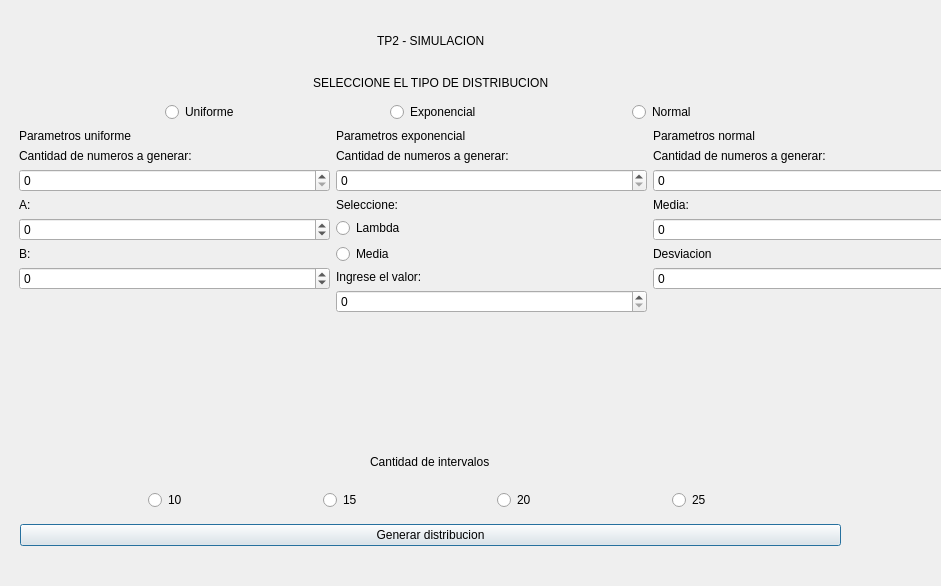
<?xml version="1.0" encoding="UTF-8"?>
<ui version="4.0">
 <class>Dialog</class>
 <widget class="QDialog" name="Dialog">
  <property name="geometry">
   <rect>
    <x>0</x>
    <y>0</y>
    <width>941</width>
    <height>586</height>
   </rect>
  </property>
  <property name="windowTitle">
   <string>Dialog</string>
  </property>
  <widget class="QWidget" name="verticalLayoutWidget_5">
   <property name="geometry">
    <rect>
     <x>20</x>
     <y>520</y>
     <width>821</width>
     <height>31</height>
    </rect>
   </property>
   <layout class="QVBoxLayout" name="layout_v_btn_generar">
    <item>
     <widget class="QPushButton" name="btn_generar">
      <property name="text">
       <string>Generar distribucion</string>
      </property>
     </widget>
    </item>
   </layout>
  </widget>
  <widget class="QWidget" name="gridLayoutWidget">
   <property name="geometry">
    <rect>
     <x>19</x>
     <y>129</y>
     <width>945</width>
     <height>301</height>
    </rect>
   </property>
   <layout class="QGridLayout" name="grid_params">
    <item row="0" column="1">
     <layout class="QGridLayout" name="grid_params_exponencial">
      <item row="2" column="0">
       <widget class="QSpinBox" name="spn_box_cant_nros_expo">
        <property name="maximum">
         <number>1000000</number>
        </property>
       </widget>
      </item>
      <item row="6" column="0">
       <widget class="QLabel" name="lbl_media_lambda_expo">
        <property name="text">
         <string>Ingrese el valor:</string>
        </property>
       </widget>
      </item>
      <item row="7" column="0">
       <widget class="QSpinBox" name="spn_box_media_lambda_expo">
        <property name="maximum">
         <number>999999999</number>
        </property>
       </widget>
      </item>
      <item row="4" column="0">
       <widget class="QRadioButton" name="rd_btn_lambda_expo">
        <property name="text">
         <string>Lambda</string>
        </property>
       </widget>
      </item>
      <item row="0" column="0">
       <widget class="QLabel" name="lbl_params_expo">
        <property name="text">
         <string>Parametros exponencial</string>
        </property>
       </widget>
      </item>
      <item row="5" column="0">
       <widget class="QRadioButton" name="rd_btn_media_expo">
        <property name="text">
         <string>Media</string>
        </property>
       </widget>
      </item>
      <item row="1" column="0">
       <widget class="QLabel" name="lbl_cant_nrs_expo">
        <property name="text">
         <string>Cantidad de numeros a generar:</string>
        </property>
       </widget>
      </item>
      <item row="3" column="0">
       <widget class="QLabel" name="lbl_selec_media_lambda_expo">
        <property name="text">
         <string>Seleccione:</string>
        </property>
       </widget>
      </item>
      <item row="8" column="0">
       <spacer name="verticalSpacer_2">
        <property name="orientation">
         <enum>Qt::Vertical</enum>
        </property>
        <property name="sizeHint" stdset="0">
         <size>
          <width>20</width>
          <height>40</height>
         </size>
        </property>
       </spacer>
      </item>
     </layout>
    </item>
    <item row="0" column="0">
     <layout class="QGridLayout" name="grid_params_uniforme">
      <item row="4" column="0">
       <widget class="QSpinBox" name="spn_box_cant_nros_unif">
        <property name="maximum">
         <number>1000000</number>
        </property>
       </widget>
      </item>
      <item row="12" column="0">
       <spacer name="verticalSpacer">
        <property name="orientation">
         <enum>Qt::Vertical</enum>
        </property>
        <property name="sizeHint" stdset="0">
         <size>
          <width>20</width>
          <height>40</height>
         </size>
        </property>
       </spacer>
      </item>
      <item row="3" column="0">
       <widget class="QLabel" name="lbl_cant_nros_unif">
        <property name="text">
         <string>Cantidad de numeros a generar:</string>
        </property>
       </widget>
      </item>
      <item row="6" column="0">
       <widget class="QSpinBox" name="spn_box_a_unif">
        <property name="minimum">
         <number>-999999999</number>
        </property>
        <property name="maximum">
         <number>999999999</number>
        </property>
       </widget>
      </item>
      <item row="0" column="0">
       <widget class="QLabel" name="lbl_parma_unif">
        <property name="text">
         <string>Parametros uniforme</string>
        </property>
       </widget>
      </item>
      <item row="10" column="0">
       <widget class="QLabel" name="lbl_b_unif">
        <property name="text">
         <string>B:</string>
        </property>
       </widget>
      </item>
      <item row="11" column="0">
       <widget class="QSpinBox" name="spn_box_b_unif">
        <property name="minimum">
         <number>-999999999</number>
        </property>
        <property name="maximum">
         <number>999999999</number>
        </property>
        <property name="stepType">
         <enum>QAbstractSpinBox::DefaultStepType</enum>
        </property>
       </widget>
      </item>
      <item row="5" column="0">
       <widget class="QLabel" name="lbl_a_unif">
        <property name="text">
         <string>A:</string>
        </property>
       </widget>
      </item>
     </layout>
    </item>
    <item row="0" column="2">
     <layout class="QGridLayout" name="grid_params_normal">
      <item row="6" column="0">
       <widget class="QSpinBox" name="spn_box_desv_norm">
        <property name="minimum">
         <number>-999999999</number>
        </property>
        <property name="maximum">
         <number>999999999</number>
        </property>
       </widget>
      </item>
      <item row="2" column="0">
       <widget class="QSpinBox" name="spn_box_cant_nros_norm">
        <property name="maximum">
         <number>1000000</number>
        </property>
       </widget>
      </item>
      <item row="1" column="0">
       <widget class="QLabel" name="lbl_cant_nros_norm">
        <property name="text">
         <string>Cantidad de numeros a generar:</string>
        </property>
       </widget>
      </item>
      <item row="5" column="0">
       <widget class="QLabel" name="lbl_desv_norm">
        <property name="text">
         <string>Desviacion</string>
        </property>
       </widget>
      </item>
      <item row="3" column="0">
       <widget class="QLabel" name="lbl_media_norm">
        <property name="text">
         <string>Media:</string>
        </property>
       </widget>
      </item>
      <item row="4" column="0">
       <widget class="QSpinBox" name="spn_box_media_norm">
        <property name="minimum">
         <number>-999999999</number>
        </property>
        <property name="maximum">
         <number>999999999</number>
        </property>
       </widget>
      </item>
      <item row="0" column="0">
       <widget class="QLabel" name="lbl_params_norm">
        <property name="text">
         <string>Parametros normal</string>
        </property>
       </widget>
      </item>
      <item row="7" column="0">
       <spacer name="verticalSpacer_3">
        <property name="orientation">
         <enum>Qt::Vertical</enum>
        </property>
        <property name="sizeHint" stdset="0">
         <size>
          <width>20</width>
          <height>40</height>
         </size>
        </property>
       </spacer>
      </item>
     </layout>
    </item>
   </layout>
  </widget>
  <widget class="QWidget" name="verticalLayoutWidget_4">
   <property name="geometry">
    <rect>
     <x>19</x>
     <y>439</y>
     <width>821</width>
     <height>71</height>
    </rect>
   </property>
   <layout class="QVBoxLayout" name="layout_v_cant_intervalos">
    <item>
     <layout class="QHBoxLayout" name="lyt_h_lbl_cant_intervalos">
      <item>
       <spacer name="horizontalSpacer_9">
        <property name="orientation">
         <enum>Qt::Horizontal</enum>
        </property>
        <property name="sizeHint" stdset="0">
         <size>
          <width>40</width>
          <height>20</height>
         </size>
        </property>
       </spacer>
      </item>
      <item>
       <widget class="QLabel" name="lbl_cantidad_intervalos">
        <property name="text">
         <string>Cantidad de intervalos</string>
        </property>
       </widget>
      </item>
      <item>
       <spacer name="horizontalSpacer_10">
        <property name="orientation">
         <enum>Qt::Horizontal</enum>
        </property>
        <property name="sizeHint" stdset="0">
         <size>
          <width>40</width>
          <height>20</height>
         </size>
        </property>
       </spacer>
      </item>
     </layout>
    </item>
    <item>
     <layout class="QHBoxLayout" name="lyt_h_rd_btn_cant_intervalos">
      <item>
       <spacer name="horizontalSpacer_11">
        <property name="orientation">
         <enum>Qt::Horizontal</enum>
        </property>
        <property name="sizeHint" stdset="0">
         <size>
          <width>40</width>
          <height>20</height>
         </size>
        </property>
       </spacer>
      </item>
      <item>
       <widget class="QRadioButton" name="rd_btn_10">
        <property name="text">
         <string>10</string>
        </property>
       </widget>
      </item>
      <item>
       <spacer name="horizontalSpacer_12">
        <property name="orientation">
         <enum>Qt::Horizontal</enum>
        </property>
        <property name="sizeHint" stdset="0">
         <size>
          <width>40</width>
          <height>20</height>
         </size>
        </property>
       </spacer>
      </item>
      <item>
       <widget class="QRadioButton" name="rd_btn_15">
        <property name="text">
         <string>15</string>
        </property>
       </widget>
      </item>
      <item>
       <spacer name="horizontalSpacer_13">
        <property name="orientation">
         <enum>Qt::Horizontal</enum>
        </property>
        <property name="sizeHint" stdset="0">
         <size>
          <width>40</width>
          <height>20</height>
         </size>
        </property>
       </spacer>
      </item>
      <item>
       <widget class="QRadioButton" name="rd_btn_20">
        <property name="text">
         <string>20</string>
        </property>
       </widget>
      </item>
      <item>
       <spacer name="horizontalSpacer_14">
        <property name="orientation">
         <enum>Qt::Horizontal</enum>
        </property>
        <property name="sizeHint" stdset="0">
         <size>
          <width>40</width>
          <height>20</height>
         </size>
        </property>
       </spacer>
      </item>
      <item>
       <widget class="QRadioButton" name="rd_btn_25">
        <property name="text">
         <string>25</string>
        </property>
       </widget>
      </item>
      <item>
       <spacer name="horizontalSpacer_15">
        <property name="orientation">
         <enum>Qt::Horizontal</enum>
        </property>
        <property name="sizeHint" stdset="0">
         <size>
          <width>40</width>
          <height>20</height>
         </size>
        </property>
       </spacer>
      </item>
     </layout>
    </item>
   </layout>
  </widget>
  <widget class="QWidget" name="verticalLayoutWidget">
   <property name="geometry">
    <rect>
     <x>20</x>
     <y>20</y>
     <width>821</width>
     <height>41</height>
    </rect>
   </property>
   <layout class="QVBoxLayout" name="layout_v_titulo">
    <item>
     <layout class="QHBoxLayout" name="layout_h_titulo">
      <item>
       <spacer name="horizontalSpacer_7">
        <property name="orientation">
         <enum>Qt::Horizontal</enum>
        </property>
        <property name="sizeHint" stdset="0">
         <size>
          <width>40</width>
          <height>20</height>
         </size>
        </property>
       </spacer>
      </item>
      <item>
       <widget class="QLabel" name="label_titulo">
        <property name="text">
         <string>TP2 - SIMULACION</string>
        </property>
       </widget>
      </item>
      <item>
       <spacer name="horizontalSpacer_8">
        <property name="orientation">
         <enum>Qt::Horizontal</enum>
        </property>
        <property name="sizeHint" stdset="0">
         <size>
          <width>40</width>
          <height>20</height>
         </size>
        </property>
       </spacer>
      </item>
     </layout>
    </item>
   </layout>
  </widget>
  <widget class="QWidget" name="verticalLayoutWidget_2">
   <property name="geometry">
    <rect>
     <x>20</x>
     <y>70</y>
     <width>821</width>
     <height>52</height>
    </rect>
   </property>
   <layout class="QVBoxLayout" name="layout_v_tipo_distribucion">
    <item>
     <layout class="QHBoxLayout" name="lyt_h_select_distr">
      <item>
       <spacer name="horizontalSpacer_5">
        <property name="orientation">
         <enum>Qt::Horizontal</enum>
        </property>
        <property name="sizeHint" stdset="0">
         <size>
          <width>40</width>
          <height>20</height>
         </size>
        </property>
       </spacer>
      </item>
      <item>
       <widget class="QLabel" name="lbl_titulo_select_distr">
        <property name="text">
         <string>SELECCIONE EL TIPO DE DISTRIBUCION</string>
        </property>
       </widget>
      </item>
      <item>
       <spacer name="horizontalSpacer_6">
        <property name="orientation">
         <enum>Qt::Horizontal</enum>
        </property>
        <property name="sizeHint" stdset="0">
         <size>
          <width>40</width>
          <height>20</height>
         </size>
        </property>
       </spacer>
      </item>
     </layout>
    </item>
    <item>
     <layout class="QHBoxLayout" name="horizontalLayout_4">
      <item>
       <spacer name="horizontalSpacer">
        <property name="orientation">
         <enum>Qt::Horizontal</enum>
        </property>
        <property name="sizeHint" stdset="0">
         <size>
          <width>40</width>
          <height>20</height>
         </size>
        </property>
       </spacer>
      </item>
      <item>
       <widget class="QRadioButton" name="rd_btn_distr_unif">
        <property name="text">
         <string>Uniforme</string>
        </property>
       </widget>
      </item>
      <item>
       <spacer name="horizontalSpacer_2">
        <property name="orientation">
         <enum>Qt::Horizontal</enum>
        </property>
        <property name="sizeHint" stdset="0">
         <size>
          <width>40</width>
          <height>20</height>
         </size>
        </property>
       </spacer>
      </item>
      <item>
       <widget class="QRadioButton" name="rd_btn_distr_expo">
        <property name="text">
         <string>Exponencial</string>
        </property>
       </widget>
      </item>
      <item>
       <spacer name="horizontalSpacer_3">
        <property name="orientation">
         <enum>Qt::Horizontal</enum>
        </property>
        <property name="sizeHint" stdset="0">
         <size>
          <width>40</width>
          <height>20</height>
         </size>
        </property>
       </spacer>
      </item>
      <item>
       <widget class="QRadioButton" name="rd_btn_distr_norm">
        <property name="text">
         <string>Normal</string>
        </property>
       </widget>
      </item>
      <item>
       <spacer name="horizontalSpacer_4">
        <property name="orientation">
         <enum>Qt::Horizontal</enum>
        </property>
        <property name="sizeHint" stdset="0">
         <size>
          <width>40</width>
          <height>20</height>
         </size>
        </property>
       </spacer>
      </item>
     </layout>
    </item>
   </layout>
  </widget>
 </widget>
 <resources/>
 <connections/>
</ui>
